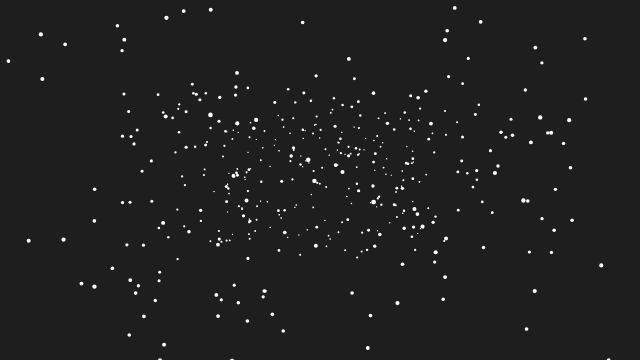
Frame 1 (no input)
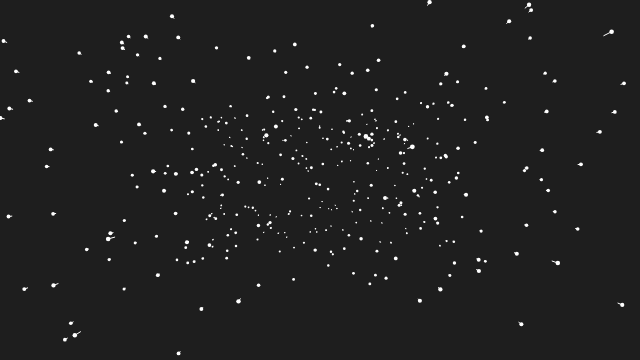
Frame 60 (no input)
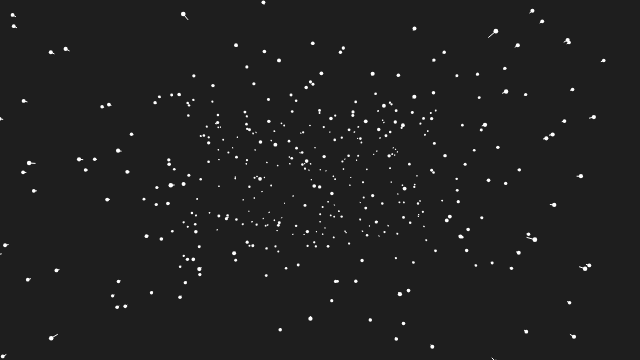
Frame 120 (the mouse pressed at the canvas centre since frame 60)

The p5.js sketch that drew these frames (run headless with seeded random() and noise() and a simulated clock; from frame 60 on, the mouse is pressed at the canvas centre):

// p5.js sketch
// ── sketch.js
let speedSlider;
let canvasSize = 640;
let starsAmount = 500;

var speedText;
var container;

function setup() {
  createCanvas(640, 360);

  container = createDiv();
  container.style("display", "flex");
  container.style("align-items", "center");
  container.style("gap", "10px");

  speedText = createSpan("Speed");
  speedSlider = createSlider(0, 20, 2, 0.1);

  speedText.parent(container);
  speedSlider.parent(container);

  minStarHeight = -height;

  CreateStars(starsAmount);
}

function draw() {
  background(30);
  translate(width / 2, height / 2);
  MoveStars(speedSlider.value());
}
// ── stars.js
let factor = 100;
let stars = [];
let starSize = 5;
let minStarHeight = 0;

function CreateStars(amount) {
  for (let i = 0; i < amount; i++) {
    stars[i] = createVector(
      random(-width * factor, width * factor),
      random(minStarHeight * factor, height * factor),
      random(canvasSize)
    );
    stars[i].pz = stars[i].z;
  }
}

function MoveStars(speed) {

  for (let star of stars) {
    let x = star.x / star.z;
    let y = star.y / star.z;
    let px = star.x / star.pz;
    let py = star.y / star.pz;

    let d = map(star.z, 0, canvasSize, starSize, 1);

    fill(255);
    noStroke();
    circle(x, y, d);

    stroke(255);
    line(x, y, px, py);

    star.pz = star.z;
    star.z -= speed;

    if (star.z < 1) {
      star.x = random(-width * factor, width * factor);
      star.y = random(-height * factor, height * factor);
      star.z = canvasSize;
      star.pz = canvasSize;
    }
  }
}
